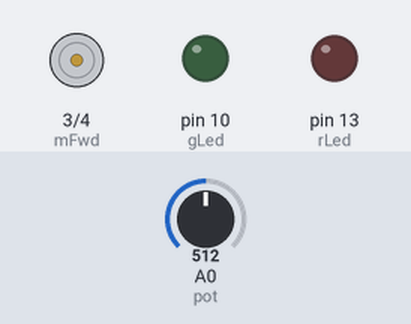
The sketch below on a simulated Arduino Uno, built with avr-gcc and run on an emulated ATmega328P. Shown: motor-driver pin pairs drawn as motors (green arrow = first pin HIGH = forward, orange = second pin HIGH = backward, longer = more drive, scaled by the enable pin), output pins drawn as LEDs (lit = HIGH). The inputs (shaded band) are chosen by the test bench; at power-on: A0 (pot) = 512.

Above: at 1.2 s.
1.3 s: A0 (pot) set to 598
2.8 s: A0 (pot) set to 630
At 3.1 s:
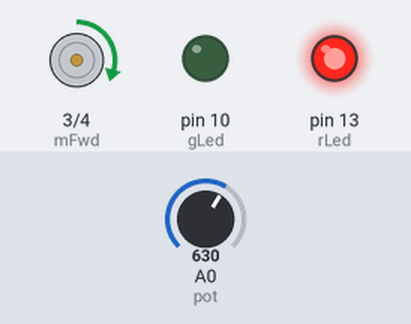
4.3 s: A0 (pot) set to 716
At 5.5 s:
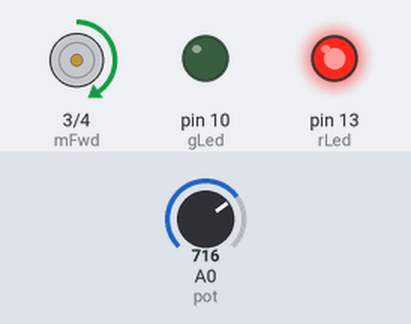
5.8 s: A0 (pot) set to 900
At 6.3 s:
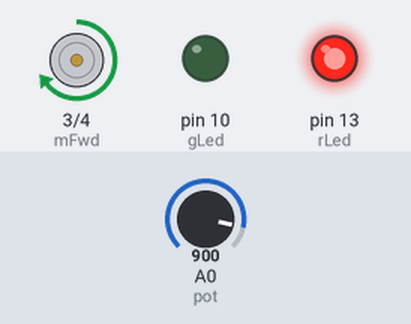
7.3 s: A0 (pot) set to 306
At 7.6 s:
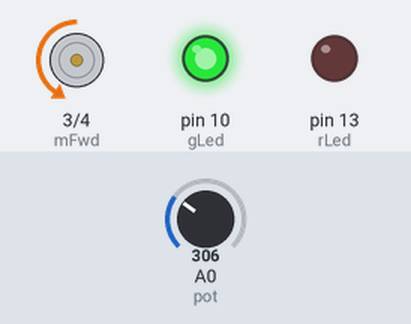
Timing chart, 0 to 9.8 s (numbered marks = the images above; inputs shaded):
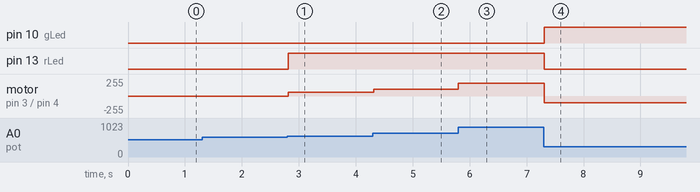

Measured:
- the behaviour switches between 613 and 614 on A0 (pot) (found by bisection; images 0 and 1)
- after the input at 1.3 s, every drawn part: stays the same
- after the input at 2.8 s, pin 13 (rLed): LOW → HIGH at once; motor on pin 3 (mFwd) / pin 4 (mBwd): stopped → forward 59/255 at once
- after the input at 4.3 s, motor on pin 3 (mFwd) / pin 4 (mBwd): forward 59/255 → forward 101/255 at once
- after the input at 5.8 s, motor on pin 3 (mFwd) / pin 4 (mBwd): forward 101/255 → forward 193/255 at once
- after the input at 7.3 s, pin 10 (gLed): LOW → HIGH at once; pin 13 (rLed): HIGH → LOW at once; motor on pin 3 (mFwd) / pin 4 (mBwd): forward 193/255 → backward 103/255 at once

The sketch:

dc_3_pot.ino
```cpp
const byte mFwd = 3;  // motor vpred
const byte mBwd = 4;  // motor vzad
const byte mEnb = 5;  // motor povolit

const byte pot = A0;  // potenciometr

const byte rLed = 13;  // cervena LED
const byte gLed = 10;  // zelena LED

int valPot = 0;  // promenna pro ulozeni hodnoty potenciometru

void setup(){
    pinMode(mFwd, OUTPUT);
    pinMode(mBwd, OUTPUT);
    pinMode(mEnb, OUTPUT);

    pinMode(rLed, OUTPUT);
    pinMode(gLed, OUTPUT);

    pinMode(pot, INPUT);
}

void loop(){

  valPot = map(analogRead(pot), 0, 1023, -255, 255);

  if (valPot > 50){
      motorVpred(valPot);
      digitalWrite(rLed, HIGH);
      digitalWrite(gLed, LOW);
  }
  else if (valPot < -50){
      motorVzad(-valPot);
      digitalWrite(rLed, LOW);
      digitalWrite(gLed, HIGH);
  }
  else{
    motorStop();
    digitalWrite(gLed, LOW);
    digitalWrite(rLed, LOW);
  }

  // zpozdeni
  delay(15);
}

void motorVpred(byte rychlost) {
  digitalWrite(mFwd, HIGH);
  digitalWrite(mBwd, LOW);
  analogWrite(mEnb, rychlost);
}

void motorVzad(byte rychlost) {
  digitalWrite(mFwd, LOW);
  digitalWrite(mBwd, HIGH);
  analogWrite(mEnb, rychlost);
}

void motorStop() {
  analogWrite(mEnb, 0);
  digitalWrite(mFwd, LOW);
  digitalWrite(mBwd, LOW);
}
```
